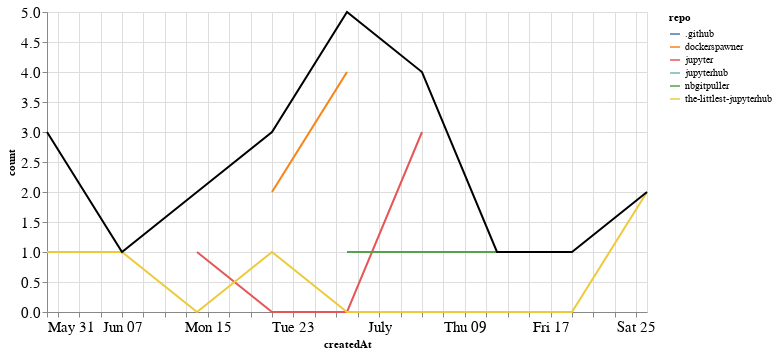

Notebook code cell kept with this figure:
### Markdown cell above
## PRs

### Code cell
prs_time = prs.groupby('repo').resample('W', on='createdAt').count()['author'].reset_index()
prs_time = prs_time.rename(columns={'author': 'count'})
prs_time_total = prs_time.groupby('createdAt').agg({"count": "sum"}).reset_index()

ch1 = alt.Chart(prs_time, width=600).mark_line().encode(
    x='createdAt',
    y='count',
    color='repo',
    tooltip="repo"
)

ch2 = alt.Chart(prs_time_total, width=600).mark_line(color="black").encode(
    x='createdAt',
    y='count',
)

ch1 + ch2

### Figure 1 — Vega-Lite specification as saved in the notebook (floating-point values rounded to 4 significant figures)
{"config": {"axisLeft": {"labelFontSize": 15}, "axisBottom": {"labelFontSize": 15}}, "layer": [{"data": {"name": "data-f5051c471515939c8e2aaca858f32598"}, "mark": "line", "encoding": {"color": {"type": "nominal", "field": "repo"}, "tooltip": {"type": "nominal", "field": "repo"}, "x": {"type": "temporal", "field": "createdAt"}, "y": {"type": "quantitative", "field": "count"}}, "width": 600}, {"data": {"name": "data-682acbe2636b12cadd5841c2da826335"}, "mark": {"type": "line", "color": "black"}, "encoding": {"x": {"type": "temporal", "field": "createdAt"}, "y": {"type": "quantitative", "field": "count"}}, "width": 600}], "$schema": "https://vega.github.io/schema/vega-lite/v4.8.1.json", "datasets": {"data-f5051c471515939c8e2aaca858f32598": [{"repo": ".github", "createdAt": "2020-06-14T00:00:00", "count": 1}, {"repo": "dockerspawner", "createdAt": "2020-06-21T00:00:00", "count": 2}, {"repo": "dockerspawner", "createdAt": "2020-06-28T00:00:00", "count": 4}, {"repo": "jupyter", "createdAt": "2020-06-14T00:00:00", "count": 1}, {"repo": "jupyter", "createdAt": "2020-06-21T00:00:00", "count": 0}, {"repo": "jupyter", "createdAt": "2020-06-28T00:00:00", "count": 0}, {"repo": "jupyter", "createdAt": "2020-07-05T00:00:00", "count": 3}, {"repo": "jupyterhub", "createdAt": "2020-05-31T00:00:00", "count": 2}, {"repo": "nbgitpuller", "createdAt": "2020-06-28T00:00:00", "count": 1}, {"repo": "nbgitpuller", "createdAt": "2020-07-05T00:00:00", "count": 1}, {"repo": "nbgitpuller", "createdAt": "2020-07-12T00:00:00", "count": 1}, {"repo": "nbgitpuller", "createdAt": "2020-07-19T00:00:00", "count": 1}, {"repo": "the-littlest-jupyterhub", "createdAt": "2020-05-31T00:00:00", "count": 1}, {"repo": "the-littlest-jupyterhub", "createdAt": "2020-06-07T00:00:00", "count": 1}, {"repo": "the-littlest-jupyterhub", "createdAt": "2020-06-14T00:00:00", "count": 0}, {"repo": "the-littlest-jupyterhub", "createdAt": "2020-06-21T00:00:00", "count": 1}, {"repo": "the-littlest-jupyterhub", "createdAt": "2020-06-28T00:00:00", "count": 0}, {"repo": "the-littlest-jupyterhub", "createdAt": "2020-07-05T00:00:00", "count": 0}, {"repo": "the-littlest-jupyterhub", "createdAt": "2020-07-12T00:00:00", "count": 0}, {"repo": "the-littlest-jupyterhub", "createdAt": "2020-07-19T00:00:00", "count": 0}, {"repo": "the-littlest-jupyterhub", "createdAt": "2020-07-26T00:00:00", "count": 2}], "data-682acbe2636b12cadd5841c2da826335": [{"createdAt": "2020-05-31T00:00:00", "count": 3}, {"createdAt": "2020-06-07T00:00:00", "count": 1}, {"createdAt": "2020-06-14T00:00:00", "count": 2}, {"createdAt": "2020-06-21T00:00:00", "count": 3}, {"createdAt": "2020-06-28T00:00:00", "count": 5}, {"createdAt": "2020-07-05T00:00:00", "count": 4}, {"createdAt": "2020-07-12T00:00:00", "count": 1}, {"createdAt": "2020-07-19T00:00:00", "count": 1}, {"createdAt": "2020-07-26T00:00:00", "count": 2}]}}
